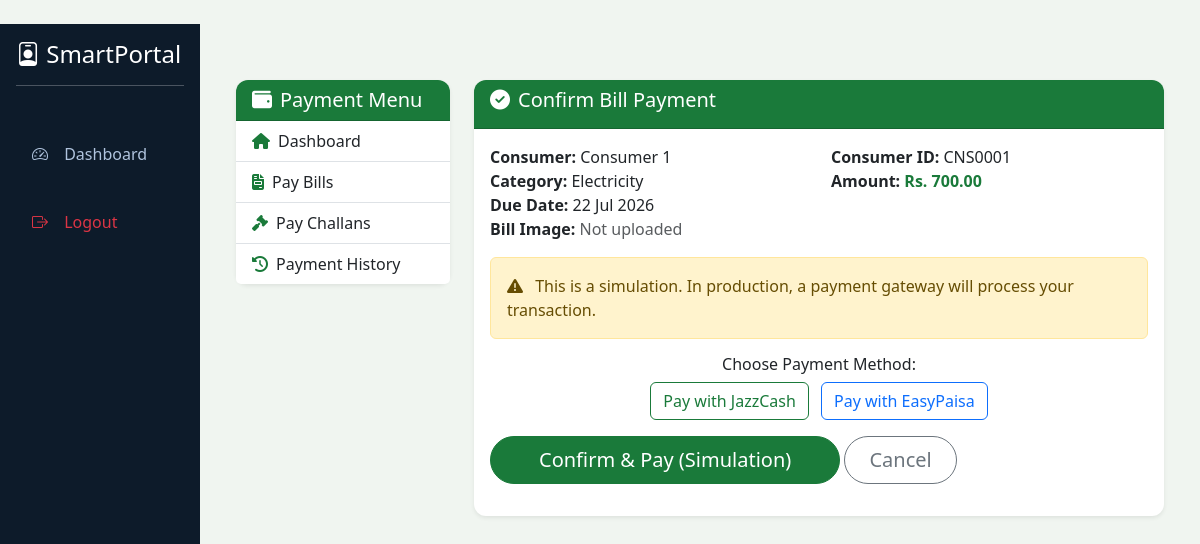
Screenshot of /challan/pay-bill/confirm/1/ (signed in) with the database file from the repository.
### challan/models.py (models this page shows, shortened)
class Bill(models.Model):
    STATUS_CHOICES = (('unpaid', 'Unpaid'), ('paid', 'Paid'), ('overdue', 'Overdue'))
    consumer_number = models.CharField(max_length=50)
    consumer_name = models.CharField(max_length=200)
    category = models.ForeignKey(BillCategory, on_delete=models.CASCADE)
    amount = models.DecimalField(max_digits=10, decimal_places=2, validators=[MinValueValidator(0)])
    due_date = models.DateField()
    status = models.CharField(max_length=10, choices=STATUS_CHOICES, default='unpaid')
    bill_image = models.ImageField(upload_to='bills/', blank=True, null=True)
    created_at = models.DateTimeField(auto_now_add=True)

class BillCategory(models.Model):
    name = models.CharField(max_length=50)
    slug = models.SlugField(unique=True)
    icon = models.CharField(max_length=50, blank=True)

### challan/views.py (the view, shortened to what this page needs)
# urls.py: path('pay-bill/confirm/<int:bill_id>/', views.pay_bill_confirm, name='pay_bill_confirm'),
@login_required
def pay_bill_confirm(request, bill_id):
    try:
        bill = Bill.objects.get(id=bill_id, status='unpaid')
    except Bill.DoesNotExist:
        messages.error(request, "Bill not found or already paid.")
        return redirect('challan:bill_list')
    return render(request, 'challan/pay_bill_confirm.html', {'bill': bill})

### challan/templates/challan/pay_bill_confirm.html (shortened to what this page needs)
{% extends "challan/base_challan.html" %}
{% block challan_content %}
<div class="card border-0 shadow-sm">
    <div class="card-header bg-success text-white">
        <h5><i class="fas fa-check-circle me-2"></i>Confirm Bill Payment</h5>
    </div>
    <div class="card-body">
        <div class="row mb-3">
            <div class="col-md-6"><strong>Consumer:</strong> {{ bill.consumer_name }}</div>
            <div class="col-md-6"><strong>Consumer ID:</strong> {{ bill.consumer_number }}</div>
            <div class="col-md-6"><strong>Category:</strong> {{ bill.category.name }}</div>
            <div class="col-md-6"><strong>Amount:</strong> <span class="text-success fw-bold">Rs. {{ bill.amount }}</span></div>
            <div class="col-md-6"><strong>Due Date:</strong> {{ bill.due_date|date:"d M Y" }}</div>
            <div class="col-md-12">
                <strong>Bill Image:</strong>
                {% if bill.bill_image %}
                    <a href="{{ bill.bill_image.url }}" target="_blank"><img src="{{ bill.bill_image.url }}" class="img-thumbnail" style="max-width:200px;"></a>
                {% else %}
                    <span class="text-muted">Not uploaded</span>
                {% endif %}
            </div>
        </div>
        <div class="alert alert-warning">
            <i class="fas fa-exclamation-triangle me-2"></i> This is a simulation. In production, a payment gateway will process your transaction.
        </div>
        <div class="mb-3 text-center">
            <h6>Choose Payment Method:</h6>
            <a href="{% url 'challan:jazzcash_bill' bill.id %}" class="btn btn-outline-success me-2">Pay with JazzCash</a>
            <a href="{% url 'challan:easypaisa_bill' bill.id %}" class="btn btn-outline-primary">Pay with EasyPaisa</a>
        </div>
        <form method="post" action="">
            <button type="submit" class="btn btn-success btn-lg rounded-pill px-5">Confirm & Pay (Simulation)</button>
            <a href="{% url 'challan:bill_list' %}" class="btn btn-outline-secondary btn-lg rounded-pill px-4">Cancel</a>
        </form>
    </div>
</div>
{% endblock %}

### templates/base.html (style rules this page uses)
:root { --gov-green: #1a7a3a; --gov-dark: #0d4a1f; --gov-light: #e8f5e9; --gov-gold: #c5a059; }
body { background-color: #f0f5f0; font-family: 'Segoe UI', Tahoma, Geneva, Verdana, sans-serif; }
.card { border: none; border-radius: 0.75rem; box-shadow: 0 4px 12px rgba(0,0,0,0.05); }
.card-header { border-radius: 0.75rem 0.75rem 0 0 !important; }
.btn-success { background-color: var(--gov-green); border-color: var(--gov-green); }
.btn-outline-success { color: var(--gov-green); border-color: var(--gov-green); }
.bg-success { background-color: var(--gov-green) !important; }
.text-success { color: var(--gov-green) !important; }

### rows the page displays
Bill: consumer_name "Consumer 1", consumer_number "CNS0001", category.name "Electricity", amount "700.00", due_date "22 Jul 2026"
